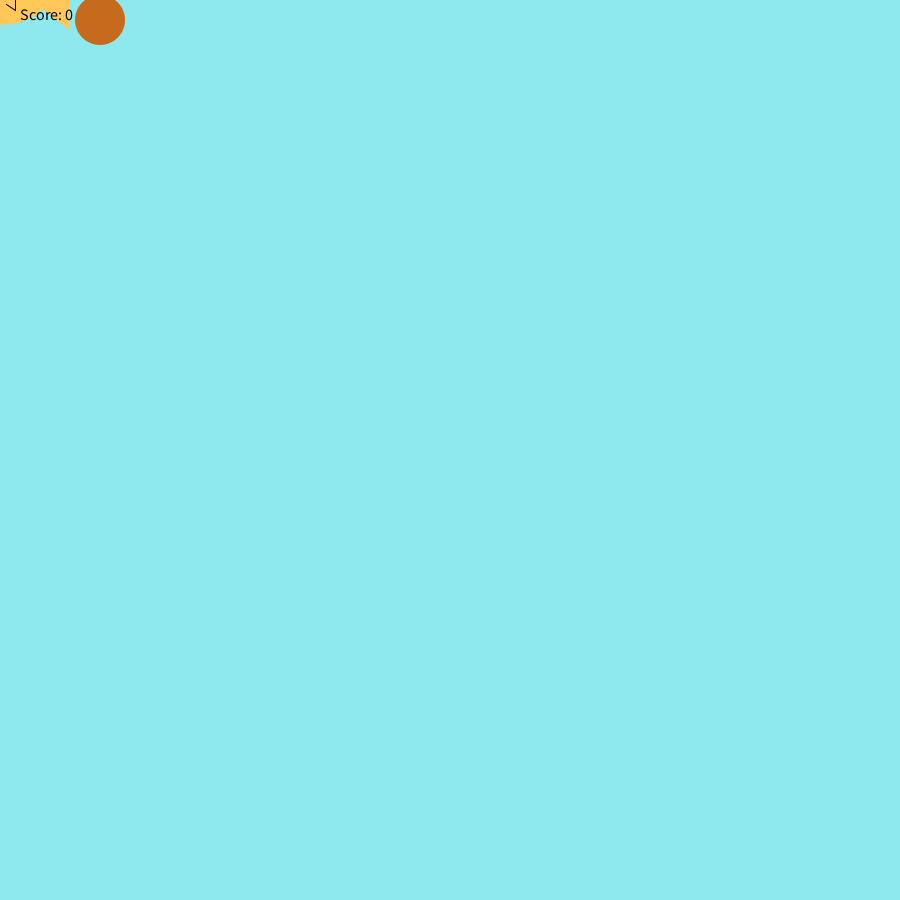
Frame 1 (no input)
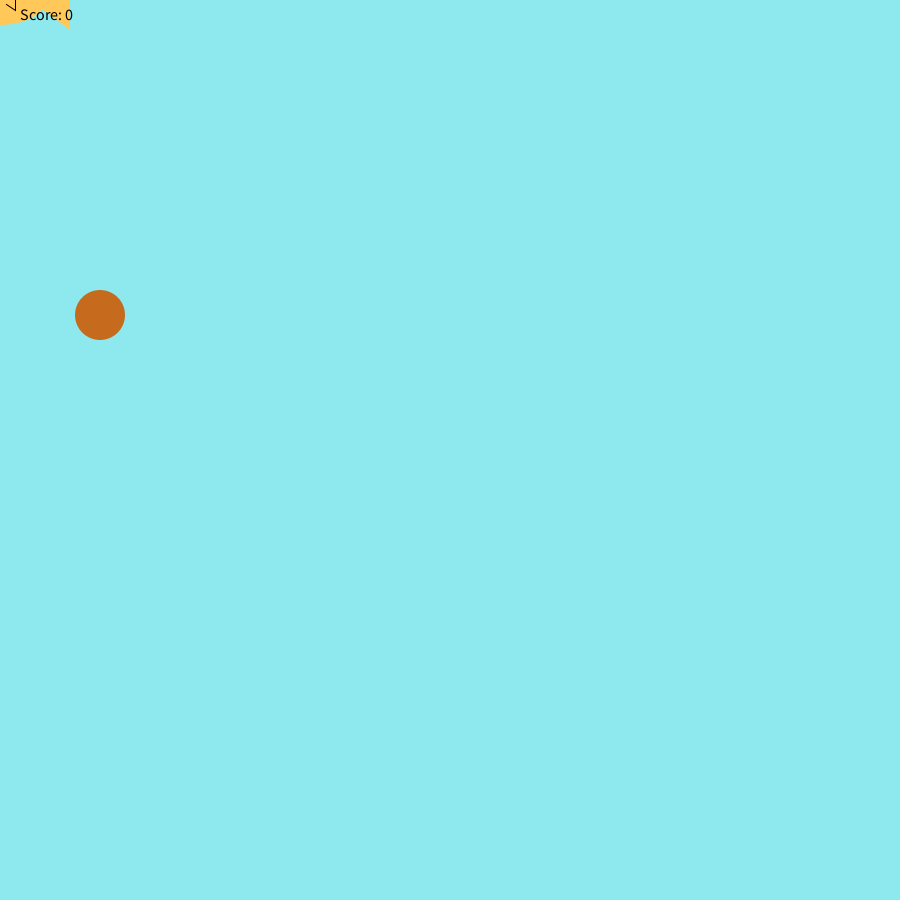
Frame 60 (the mouse pressed at the canvas centre just before this capture)
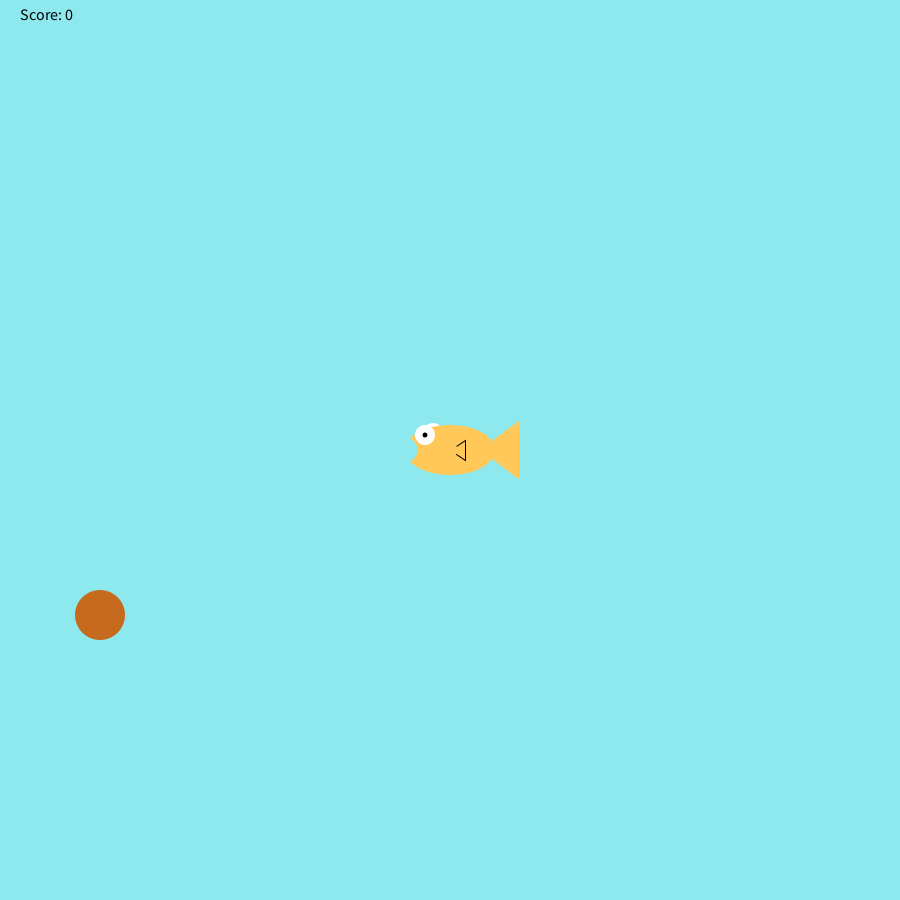
Frame 120 (the mouse held since frame 60 and released just before this capture)

The Processing sketch that drew these frames (run headless with seeded random() and noise(); from frame 60 on, the mouse is pressed at the canvas centre):

// Processing sketch: SpeakAndSpell_java
// ── SpeakAndSpell_java.pde
int foodX = 100;
int foodY = 20;
int score = 0;
void setup(){
  size(900,900);
  
}

void draw(){
  background(141,233,237);
  fill(#24C4EA);
  noStroke();
  fill(#C66A1E);
  ellipse(foodX,foodY,50,50);
foodY+=5;
if(foodY>height)
{
  foodY=20;
foodX = (int) random(width-20);
}
checkCatch(foodX,foodY);
drawFish();
fill(0, 0, 0);
textSize(16);
text("Score: " + score, 20, 20);

if(score > 10)
{
  textSize(50); //if it’s not big enough
text("Winner!", 450, 450); 
}
}

 
  
  
  
  
  
  
  
  
  
  void drawFish(){
 
    noStroke();
     fill(255,255,255);
     ellipse(mouseX-17,mouseY-17,20,20); //back side eye
     fill(255,200,88);
     ellipse(mouseX,mouseY,90,50); //body
     triangle(mouseX+30,mouseY,mouseX+70,mouseY+30,mouseX+70,mouseY-30); //tail
     stroke(0);
     triangle(mouseX,mouseY,mouseX+15,mouseY+10,mouseX+15,mouseY-10); //side fin
     noStroke();
     fill(255,200,88);
     ellipse(mouseX,mouseY,15,15); //side fin cover
     noStroke();
     fill(255,255,255);
     ellipse(mouseX-25,mouseY-15,20,20); //front eye
     fill(0,0,0);
     ellipse(mouseX-25,mouseY-15,5,5); //pupil
     fill(141,233,237);
     ellipse(mouseX-45,mouseY,25,25); //mouth
}
void checkCatch(int x, int y){
     if(x > mouseX && x < mouseX+70){
          if(y > mouseY-17 && y < mouseY+30){
               score++;
               foodY = 20; //if the food was eaten, make more food fall from the top
               foodX = (int) random(width-20);
          }
     }
     else if (foodY > height && score > 0){
          score--;
     }
}
